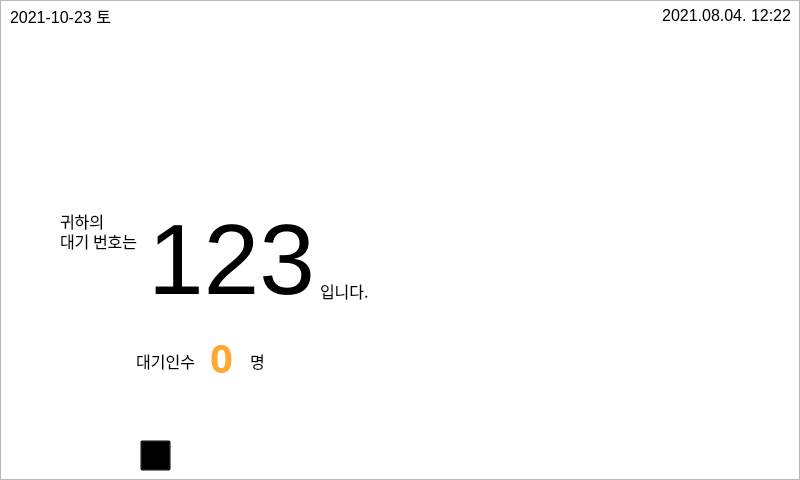
<?xml version="1.0" encoding="UTF-8"?>
<ui version="4.0">
 <class>MainWindow</class>
 <widget class="QMainWindow" name="MainWindow">
  <property name="geometry">
   <rect>
    <x>0</x>
    <y>0</y>
    <width>800</width>
    <height>480</height>
   </rect>
  </property>
  <property name="minimumSize">
   <size>
    <width>800</width>
    <height>480</height>
   </size>
  </property>
  <property name="maximumSize">
   <size>
    <width>800</width>
    <height>480</height>
   </size>
  </property>
  <property name="cursor">
   <cursorShape>BlankCursor</cursorShape>
  </property>
  <property name="windowTitle">
   <string>MainWindow</string>
  </property>
  <property name="styleSheet">
   <string notr="true"/>
  </property>
  <widget class="QWidget" name="centralwidget">
   <property name="cursor">
    <cursorShape>BlankCursor</cursorShape>
   </property>
   <widget class="QPushButton" name="num_button">
    <property name="geometry">
     <rect>
      <x>410</x>
      <y>180</y>
      <width>351</width>
      <height>221</height>
     </rect>
    </property>
    <property name="font">
     <font>
      <pointsize>20</pointsize>
      <kerning>false</kerning>
     </font>
    </property>
    <property name="mouseTracking">
     <bool>false</bool>
    </property>
    <property name="autoFillBackground">
     <bool>false</bool>
    </property>
    <property name="styleSheet">
     <string notr="true">border:none;</string>
    </property>
    <property name="text">
     <string/>
    </property>
    <property name="autoRepeat">
     <bool>false</bool>
    </property>
    <property name="autoDefault">
     <bool>false</bool>
    </property>
    <property name="default">
     <bool>false</bool>
    </property>
    <property name="flat">
     <bool>false</bool>
    </property>
   </widget>
   <widget class="QLabel" name="time_label">
    <property name="geometry">
     <rect>
      <x>10</x>
      <y>0</y>
      <width>101</width>
      <height>31</height>
     </rect>
    </property>
    <property name="font">
     <font>
      <pointsize>12</pointsize>
     </font>
    </property>
    <property name="text">
     <string>2021-10-23 토</string>
    </property>
    <property name="alignment">
     <set>Qt::AlignRight|Qt::AlignTrailing|Qt::AlignVCenter</set>
    </property>
   </widget>
   <widget class="QLabel" name="label_3">
    <property name="geometry">
     <rect>
      <x>60</x>
      <y>210</y>
      <width>141</width>
      <height>21</height>
     </rect>
    </property>
    <property name="font">
     <font>
      <family>3ds</family>
      <pointsize>12</pointsize>
     </font>
    </property>
    <property name="text">
     <string>귀하의</string>
    </property>
   </widget>
   <widget class="QLabel" name="label_4">
    <property name="geometry">
     <rect>
      <x>84</x>
      <y>350</y>
      <width>111</width>
      <height>21</height>
     </rect>
    </property>
    <property name="font">
     <font>
      <family>3ds</family>
      <pointsize>12</pointsize>
     </font>
    </property>
    <property name="layoutDirection">
     <enum>Qt::LeftToRight</enum>
    </property>
    <property name="text">
     <string>대기인수</string>
    </property>
    <property name="alignment">
     <set>Qt::AlignRight|Qt::AlignTrailing|Qt::AlignVCenter</set>
    </property>
   </widget>
   <widget class="QPushButton" name="quit_pushbutton">
    <property name="geometry">
     <rect>
      <x>140</x>
      <y>440</y>
      <width>31</width>
      <height>31</height>
     </rect>
    </property>
    <property name="styleSheet">
     <string notr="true">background:transparent</string>
    </property>
    <property name="text">
     <string/>
    </property>
   </widget>
   <widget class="QLabel" name="time_label_2">
    <property name="geometry">
     <rect>
      <x>640</x>
      <y>0</y>
      <width>151</width>
      <height>31</height>
     </rect>
    </property>
    <property name="font">
     <font>
      <pointsize>12</pointsize>
     </font>
    </property>
    <property name="text">
     <string>2021.08.04. 12:22</string>
    </property>
    <property name="alignment">
     <set>Qt::AlignRight|Qt::AlignTrailing|Qt::AlignVCenter</set>
    </property>
   </widget>
   <widget class="QGraphicsView" name="graphicsView">
    <property name="geometry">
     <rect>
      <x>0</x>
      <y>0</y>
      <width>800</width>
      <height>480</height>
     </rect>
    </property>
    <property name="font">
     <font>
      <family>3ds</family>
      <pointsize>12</pointsize>
     </font>
    </property>
    <property name="cursor" stdset="0">
     <cursorShape>ArrowCursor</cursorShape>
    </property>
    <property name="mouseTracking">
     <bool>false</bool>
    </property>
    <property name="layoutDirection">
     <enum>Qt::LeftToRight</enum>
    </property>
    <property name="autoFillBackground">
     <bool>false</bool>
    </property>
    <property name="styleSheet">
     <string notr="true">background-image: url(:/img/background.png);</string>
    </property>
   </widget>
   <widget class="QLabel" name="label_5">
    <property name="geometry">
     <rect>
      <x>320</x>
      <y>280</y>
      <width>61</width>
      <height>21</height>
     </rect>
    </property>
    <property name="font">
     <font>
      <family>3ds</family>
      <pointsize>12</pointsize>
     </font>
    </property>
    <property name="text">
     <string>입니다.</string>
    </property>
   </widget>
   <widget class="QLabel" name="label_6">
    <property name="geometry">
     <rect>
      <x>60</x>
      <y>230</y>
      <width>141</width>
      <height>21</height>
     </rect>
    </property>
    <property name="font">
     <font>
      <family>3ds</family>
      <pointsize>12</pointsize>
     </font>
    </property>
    <property name="text">
     <string>대기 번호는</string>
    </property>
   </widget>
   <widget class="QLabel" name="label_7">
    <property name="geometry">
     <rect>
      <x>250</x>
      <y>350</y>
      <width>111</width>
      <height>21</height>
     </rect>
    </property>
    <property name="font">
     <font>
      <family>3ds</family>
      <pointsize>12</pointsize>
     </font>
    </property>
    <property name="layoutDirection">
     <enum>Qt::LeftToRight</enum>
    </property>
    <property name="text">
     <string>명</string>
    </property>
   </widget>
   <widget class="QSpinBox" name="personNum_spinBox">
    <property name="geometry">
     <rect>
      <x>192</x>
      <y>336</y>
      <width>61</width>
      <height>41</height>
     </rect>
    </property>
    <property name="minimumSize">
     <size>
      <width>61</width>
      <height>41</height>
     </size>
    </property>
    <property name="maximumSize">
     <size>
      <width>61</width>
      <height>41</height>
     </size>
    </property>
    <property name="font">
     <font>
      <family>3ds</family>
      <pointsize>30</pointsize>
      <weight>75</weight>
      <bold>true</bold>
     </font>
    </property>
    <property name="styleSheet">
     <string notr="true">color: rgb(255, 169, 53);
background:transparent</string>
    </property>
    <property name="wrapping">
     <bool>false</bool>
    </property>
    <property name="frame">
     <bool>false</bool>
    </property>
    <property name="alignment">
     <set>Qt::AlignCenter</set>
    </property>
    <property name="readOnly">
     <bool>true</bool>
    </property>
    <property name="buttonSymbols">
     <enum>QAbstractSpinBox::NoButtons</enum>
    </property>
    <property name="value">
     <number>0</number>
    </property>
   </widget>
   <widget class="QSpinBox" name="callNum_spinBox">
    <property name="enabled">
     <bool>true</bool>
    </property>
    <property name="geometry">
     <rect>
      <x>138</x>
      <y>208</y>
      <width>181</width>
      <height>101</height>
     </rect>
    </property>
    <property name="minimumSize">
     <size>
      <width>181</width>
      <height>101</height>
     </size>
    </property>
    <property name="maximumSize">
     <size>
      <width>181</width>
      <height>101</height>
     </size>
    </property>
    <property name="font">
     <font>
      <family>Arial</family>
      <pointsize>75</pointsize>
      <weight>50</weight>
      <bold>false</bold>
     </font>
    </property>
    <property name="styleSheet">
     <string notr="true">background:transparent</string>
    </property>
    <property name="wrapping">
     <bool>false</bool>
    </property>
    <property name="frame">
     <bool>false</bool>
    </property>
    <property name="alignment">
     <set>Qt::AlignRight|Qt::AlignTrailing|Qt::AlignVCenter</set>
    </property>
    <property name="readOnly">
     <bool>true</bool>
    </property>
    <property name="buttonSymbols">
     <enum>QAbstractSpinBox::NoButtons</enum>
    </property>
    <property name="maximum">
     <number>999</number>
    </property>
    <property name="value">
     <number>123</number>
    </property>
    <property name="displayIntegerBase">
     <number>10</number>
    </property>
   </widget>
   <zorder>graphicsView</zorder>
   <zorder>num_button</zorder>
   <zorder>time_label</zorder>
   <zorder>label_3</zorder>
   <zorder>label_4</zorder>
   <zorder>quit_pushbutton</zorder>
   <zorder>time_label_2</zorder>
   <zorder>label_5</zorder>
   <zorder>label_6</zorder>
   <zorder>label_7</zorder>
   <zorder>personNum_spinBox</zorder>
   <zorder>callNum_spinBox</zorder>
  </widget>
 </widget>
 <resources>
  <include location="image/client_GUI_img.qrc"/>
 </resources>
 <connections/>
</ui>
